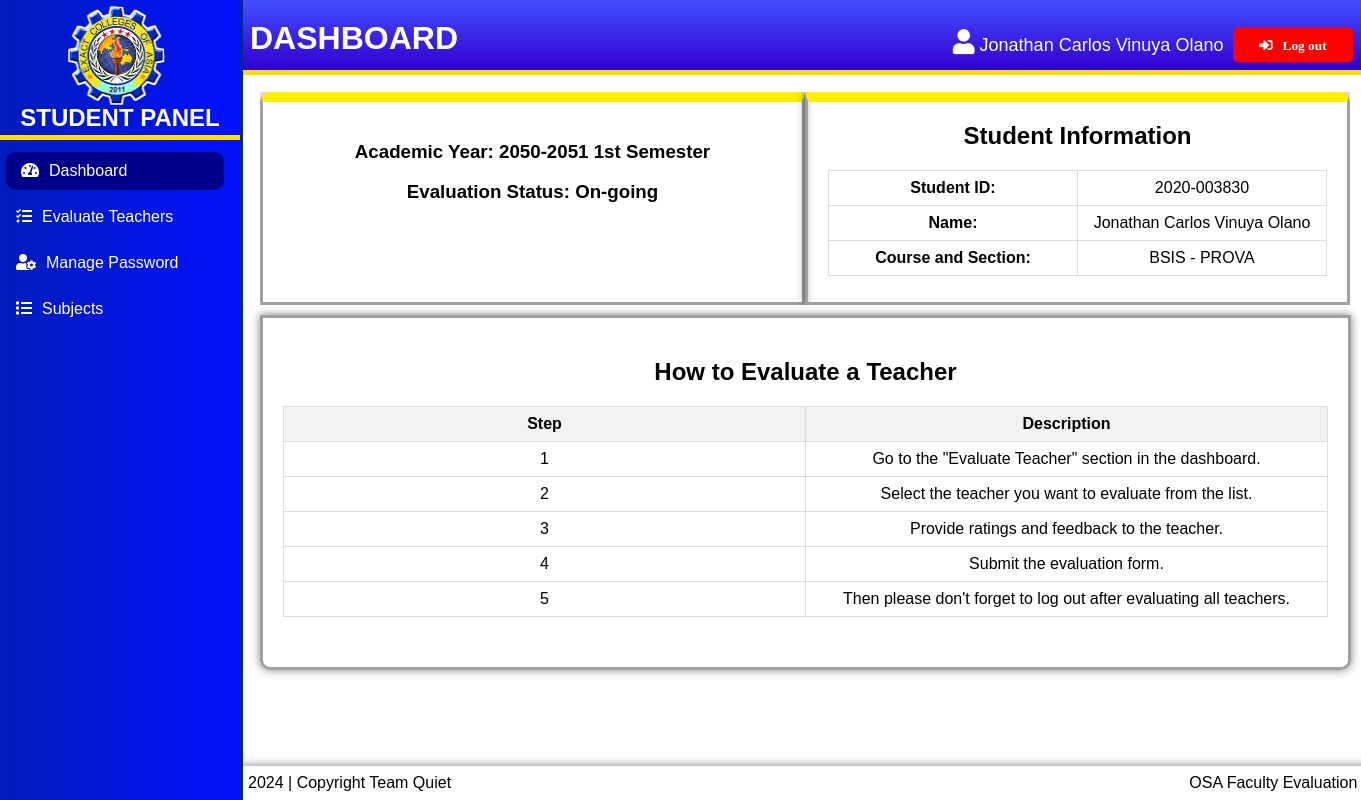
/student/student_dashboard.php (signed in), run on the app's committed database.
### tables this page shows
CREATE TABLE `student_info` (
  `id` int(11) NOT NULL,
  `student_ID` varchar(11) NOT NULL,
  `student_lastName` varchar(30) NOT NULL,
  `student_firstName` varchar(30) NOT NULL,
  `student_middleName` varchar(30) NOT NULL,
  `student_COURSE` varchar(20) DEFAULT NULL,
  `student_SECTION` varchar(20) NOT NULL,
  `student_PASS` varchar(30) NOT NULL
);

CREATE TABLE `academic_list` (
  `id` int(30) NOT NULL,
  `year` text NOT NULL,
  `semester` int(1) NOT NULL,
  `default_select` tinyint(1) NOT NULL,
  `status` int(1) NOT NULL
);

### student/student_dashboard.php (the view, shortened to what this page needs)
<?php
include('../session_detector.php');
?>
<!DOCTYPE html>
<html lang="en">
<head>
  <link rel="stylesheet" href="styles.css">
  <link rel="stylesheet" href="https://cdnjs.cloudflare.com/ajax/libs/font-awesome/5.15.4/css/all.min.css">
</head>
<body>
<?php include 'sidebar.php'; ?>
<div class="content">
  <br>
  <br>
  <h1>DASHBOARD</h1><br><br>
  <div class="flex-container">
  <div class="box-header3">
  <?php
    include('../connection.php');
    $query = "SELECT * FROM academic_list WHERE default_select = 1";
    $result = mysqli_query($connection, $query);
    if ($result && mysqli_num_rows($result) > 0) {
      $academic_year = mysqli_fetch_assoc($result);
      $semester_text = "";
      switch ($academic_year['semester']) {
          case 1:
              $semester_text = "1st";
              break;
      }
      $evaluation_status = "";
      switch ($academic_year['status']) {
        case 2:
          $evaluation_status = "On-going";
          break;
      }
      echo "<h3>Academic Year: {$academic_year['year']} $semester_text Semester</h3>";
      echo "<h3>Evaluation Status: $evaluation_status</h3>";
    } else {
      echo "<h3>No current academic year is selected by the admin<br>Please coordinate with your instructor for more details.</h3>";
    }
    ?>
  </div>
  <div class="box-header2">
  <h2>Student Information</h2>
  <div class="table-container">
    <table class="stud-info">
      <tbody>
        <?php
        if(isset($student)) {
            echo "<tr><td><strong>Student ID:</strong></td><td>{$student['student_ID']}</td></tr>";
            echo "<tr><td><strong>Name:</strong></td><td>{$student['student_firstName']} {$student['student_middleName']} {$student['student_lastName']}</td></tr>";
            echo "<tr><td><strong>Course and Section:</strong></td><td>{$student['student_COURSE']} - {$student['student_SECTION']}</td></tr>";
        }
        ?>
      </tbody>
    </table>
  </div>
  </div>
  </div>
  <div class="box-body">
  <div class="table-container">
  <h2>How to Evaluate a Teacher</h2>
    <table class="eval-info">
      <thead>
        <tr>
          <th>Step</th>
          <th>Description</th>
        </tr>
      </thead>
      <tbody>
        <tr>
          <td>1</td>
          <td>Go to the "Evaluate Teacher" section in the dashboard.</td>
        </tr>
        <tr>
          <td>2</td>
          <td>Select the teacher you want to evaluate from the list.</td>
        </tr>
        <tr>
          <td>3</td>
          <td>Provide ratings and feedback to the teacher.</td>
        </tr>
        <tr>
          <td>4</td>
          <td>Submit the evaluation form.</td>
        </tr>
        <tr>
          <td>5</td>
          <td>Then please don't forget to log out after evaluating all teachers.<br></td>
        </tr>
      </tbody>
    </table>
  </div>
  </div>
</div>
</body>
</html>

### student/sidebar.php (shortened to what this page needs)
<body>
<?php
include('../connection.php');
if ($connection) {
    if(isset($_SESSION['student_id'])) {
        $student_ID = $_SESSION['student_id'];
        $query = "SELECT * FROM student_info WHERE student_ID = '$student_ID'";
        $result = mysqli_query($connection, $query);
        if(mysqli_num_rows($result) > 0) {
            $student = mysqli_fetch_assoc($result);
        } else {
            echo "No student found with ID: $student_ID";
            exit();
        }
    } else {
        echo "Student ID not provided.ssss$student_ID";
        exit();
    }
} else {
    echo "Failed to connect to the database.";
    exit();
}
?>
<link rel="stylesheet" href="styles.css">
<link rel="stylesheet" href="https://cdnjs.cloudflare.com/ajax/libs/font-awesome/5.15.4/css/all.min.css">
<div class="sidebar-container">
    <div class="sidebar">
        <img src="../images/exact logo.png" alt="Logo" class="logo">
        <h1 class="admin-title">STUDENT PANEL</h1>
        <ul class="menu"><br><br>
            <li class="dashboard-button"><a href="student_dashboard.php"><i class="fas fa-tachometer-alt"></i>Dashboard</a></li>
            <li class="evaluation-button"><a href="evaluation_menu.php"><i class="fas fas fa-tasks"></i>Evaluate Teachers</a></li>
            <li class="password-button"><a href="manage_password.php"><i class="fas fa-user-cog"></i>Manage Password</a></li>
            <li class="subject-button"><a href="subject_list.php"><i class="fas fas fa-list"></i>Subjects</a></li>
        </ul>
    </div>
</div>
<div class="acc-info">
    <?php
echo "<i class='fas fa-user'></i> </strong></td><td>{$student['student_firstName']} {$student['student_middleName']} {$student['student_lastName']}";
?>
</div>
<section>
    <button class="show-modal"><i class="fa fa-sign-in-alt">&nbsp;&nbsp;&nbsp;Log out</i></button>
</section>
<div class="box-footer">
    <span>2024 | Copyright Team Quiet</span>
    <span>OSA Faculty Evaluation Management System</span>
</div>
</body>

### student/styles.css (style rules this page uses)
body { margin: 0; padding: 0; border: none; outline: none; box-sizing: border-box; font-family: "Poppins", sans-serif; display: flex; }
.sidebar-container { position: fixed; top: 0; left: 0; height: 100vh; width: 240px; background: linear-gradient(to left, rgba(0, 17, 254, 1), rgb(0, 28, 186)); z-index: 1000; pointer-events: all; border-right: 3px solid #002594; }
.sidebar { padding: 16px; color: #ffffff; overflow-y: auto; }
.logo { height: 80px; filter: url(#stroke-filter); }
.menu { list-style: none; padding: 0; }
.menu li { margin-bottom: 8px; }
.menu li a { display: block; padding: 10px 0; color: #fff; text-decoration: none; transition: background-color 0.3s; }
.menu li a i { margin-right: 10px; }
.content { height: 100%; margin-left: 160px; padding: 20px 100px; z-index: 0; }
.admin-title { font-size: 1.5rem; font-weight: bold; margin-bottom: -50px; text-align: center; line-height: 1; position: relative; top: -20px; }
.logo { margin-top: -10px; margin-left: 50px; width: 100px; height: 100px; top: 5%; }
.admin-title::after { content: ""; position: absolute; bottom: -10px; left: 50%; transform: translateX(-50%); width: 240px; height: 5px; background-color: #ffdd00; }
button { background-color: #0055ff; color: rgb(255, 255, 255); padding: 10px 20px; border: none; cursor: pointer; border-radius: 5px; }
ul { list-style-type: none; }
li { margin-bottom: 10px; }
section { position: absolute; height: 100%; width: 100%; background: none; }
.show-modal { position: fixed; z-index: 1001; }
button.show-modal { position: fixed; left: 95%; bottom: 90%; transform: translate(-50%, -50%); width: 120px; background: #ff0000; }
.content h1 { background: linear-gradient(to bottom, rgb(66, 78, 255), rgb(49, 0, 208)); width: 3000px; height: 30px; padding: 20px; position: fixed; margin-top: -30px; margin-left: -30px; color: white; top: 30px; border-bottom: 5px solid #ffdd00; }
table { width: 100%; border-collapse: collapse; margin-bottom: 30px; table-layout: fixed; }
th, td { border: 1px solid #ddd; padding: 8px; text-align: center; }
th { background-color: #f2f2f2; }
.box-body { border-bottom-left-radius: 10px; border-bottom-right-radius: 10px; height: auto; width: 103%; border: 3px solid #a0a0a0; text-align: center; padding: 20px; box-shadow: 0 0 10px rgba(0, 0, 0, 0.5); }
.box-footer { background: white; width: 1265px; padding: 8px; position: fixed; color: black; margin-left: 240px; box-shadow: 0 0 10px rgba(0, 0, 0, 0.5); bottom: 0px; z-index: 2; }

### student/student_dashboard.php (style rules this page uses)
.content { margin-right: 0px!important; display:flex; flex-direction: column; height: auto!important; width: 950px!important; }
.dashboard-button { background-color: darkblue; min-width: 120px; margin-right: 0; margin-left: -10px; padding-left: 15px; border-radius: 10px; }
.table-container { margin-top: 10px; }
.eval-info { padding-bottom: 5px; }
table { width: 100%; border-collapse: collapse; }
table .eval-info, th, td { border: 1px solid black; padding: 8px; text-align: center; }
th { background-color: #f2f2f2; }
.box-body { width: 110%!important; margin-bottom: 0px; margin-top: 10px!important; overflow-y: auto; margin-right: -110px; }
.box-header2 { height: 180px!important; width: 600px!important; border-top-right-radius: 10px; border-top-left-radius: 0; text-align: center; padding: 0px 20px 20px 20px; box-shadow: 0 0 10px rgba(0, 0, 0, 0.5); margin-top: 0px; border: 3px solid #a0a0a0; border-top: 10px solid #ffee00; }
.box-header3 { height: 160px!important; width: 600px!important; border-top-right-radius: 0px; border-top-left-radius: 10px; text-align: center; padding: 20px; box-shadow: 0 0 10px rgba(0, 0, 0, 0.5); margin-top: 0px; border: 3px solid #a0a0a0; border-top: 10px solid #ffee00; }
.flex-container { display: flex; height: auto; overflow: hidden; width: 1090px!important; }

### student/sidebar.php (style rules this page uses)
.box-footer { display: flex; justify-content: space-between; align-items: center; }
.box-footer span { text-align: right; }
.acc-info { position: fixed; left: 70%; bottom: 93%; color: white; z-index: 1001; font-size: large; }
.acc-info i { font-size: 25px; }

### data on the page
student_info: student_firstName "Jonathan Carlos", student_middleName "Vinuya", student_lastName "Olano", student_ID "2020-003830", student_COURSE "BSIS", student_SECTION "PROVA"
academic_list: year "2050-2051", semester "1st", status "On-going"
